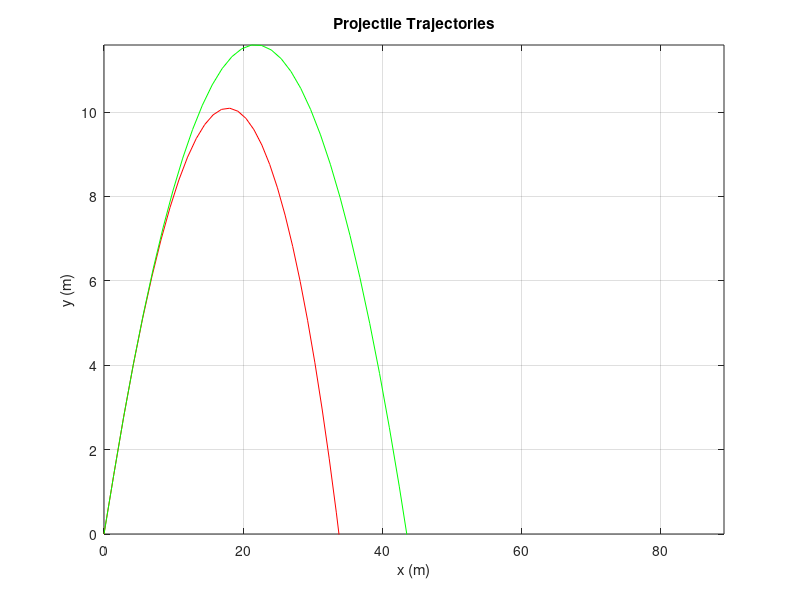

Here is the MATLAB script that generated this plot: (Note: this script raises an error after producing the figure.)
clear all;

%%%%% Konstanter %%%%%

g = 9.82;                % Tyngdacceleration g [m/s^2]
m = 0.145;               % Massa m [kg]
r = 0.0366;              % Radie r [m]
% theta = 7*pi/36;       % Vinkel theta [radianer]

angle = 45;              % angle in degrees
theta = angle*pi/180;    % convert to radians

%%%%% Konstanter luftmotstand %%%%%
A = r.^2*pi;             % Arean A [m^2]
C = 0.5;
p = 1.2;                 % Densiteten p []
D = (p*C*A)/2;

% Konstanter
v0 = 20;                 % initial hastigheten
x(1) = 0;y(1) = 0;
x_u(1) = 0;y_u(1) = 0;

t0 = 0;             % starttid
tf = 6.333 ;        % sluttid
deltaT = 0.1;      % tidssteg
t=t0:deltaT:tf ;    % tidsvektorn

len=length(t);
v=zeros(1, len);
%skapar samma vektorer f?r de ?vriga
ax=zeros(1, len);ay=zeros(1, len);
vx=zeros(1, len);vy=zeros(1, len);
x=zeros(1, len); y=zeros(1, len);

ax_u= zeros(1, len);ay_u= zeros(1, len);
vx_u=zeros(1, len); vy_u=zeros(1, len);
x_u=zeros(1, len);  y_u=zeros(1, len);

v(1) = v0*sin(theta);          %

% Start hastigheten
vx(1)   = v0*cos(theta);  vy(1) = v0*sin(theta);
vx_u(1) = v0*cos(theta);vy_u(1) = v0*sin(theta);
 
% N = 100;
% tmax = N*deltaT;

%v_comp=zeros(1, len);

% Euler bakatsubstitution for hastigheten med luftmotstand.
for i = 2:len
    v(i) = v(i-1)+ (g - (D/m)*v(i-1)^2) * deltaT ;
    %v_comp(i) = v(i)-v(i-1);
end%

figure;plot(t, v)
xlabel('Time (s)');
ylabel('Y-speed (m/s)');

% figure;plot(t, v_comp)
% xlabel('Time (s)');
% ylabel('Y-speed (m/s)');
%%

% for n = 1:1000
for n = 2:len
 
    % Berknar aktuella acceleratioen
    ax(n) =    -(D/m)*sqrt(vx(n-1)^2 + vy(n-1)^2)*vx(n-1);
    ay(n) = -g -(D/m)*sqrt(vx(n-1)^2 + vy(n-1)^2)*vy(n-1);
    % Utan luftmotstand
    ax_u(n) = 0;
    ay_u(n) = -g;
    
    % Berknar hastigheten
    vx(n) = vx(n-1) + ax(n-1)*deltaT;
    vy(n) = vy(n-1) + ay(n-1)*deltaT;
    % Motsvande utan luftmotstand
    vx_u(n) = vx_u(n-1) + ax_u(n-1)*deltaT;
    vy_u(n) = vy_u(n-1) + ay_u(n-1)*deltaT;
    
    % Berknar den nya positionen 
    x(n) = x(n-1) + vx(n-1)*deltaT + 0.5*ax(n-1)*deltaT^2;
    y(n) = y(n-1) + vy(n-1)*deltaT + 0.5*ay(n-1)*deltaT^2;  
    % ...utan luftmotstand
    x_u(n) = x_u(n-1) + vx_u(n-1)*deltaT + 0.5*ax_u(n-1)*deltaT^2;
    y_u(n) = y_u(n-1) + vy_u(n-1)*deltaT + 0.5*ay_u(n-1)*deltaT^2;
    
    % steglngden
    %t = t + deltaT;
    
    % Avslutar loppen nr y-v?rdet blir vldigt nra noll 
    if abs(y_u(n)) <= 0.005
        break
    end

end

plot(x, y,'r' ,x_u, y_u, 'g');
%plot(t, y,'r' , t, y_u, 'g');
grid on;
hold on;
axis tight;
ylim([0, inf]) % Axelgrans i y-led
xlabel('x (m)');
ylabel('y (m)');
title('Projectile Trajectories');



% Jamfor med ode45 losning
%argument ode45(funktionen, [t0 tf], [x0 ; v0*cos(rad) ;y0 ; v0*sin(rad)])
[t,u]=ode45(@ft2,[0, 3],[0 ;20*cos(45*pi/180) ;0 ;20*sin(45*pi/180)]);
% plot the solution for the ode45 with the same arguments
plot(u(:,1), u(:,3), '--')

%%
figure;
%title('Acceleration and velocity with drag');
subplot(2,2,1);
plot(t, ax)
xlabel('Time (s)');
ylabel('(m/s^s)');
title('Acceleration x (m/s^2)');

subplot(2,2,2);
plot(t, ay)
xlabel('Time (s)');
ylabel('(m/s^2)');
title('Acceleration y (m/s^2)');

subplot(2,2,3);
plot(t, vx)
xlabel('Time (s)');
ylabel('(m/s)');
title('Velocity x (m/s)');

subplot(2,2,4);
plot(t, vy)
xlabel('Time (s)');
ylabel('(m/s)');
title('Velocity y (m/s)');
%%





